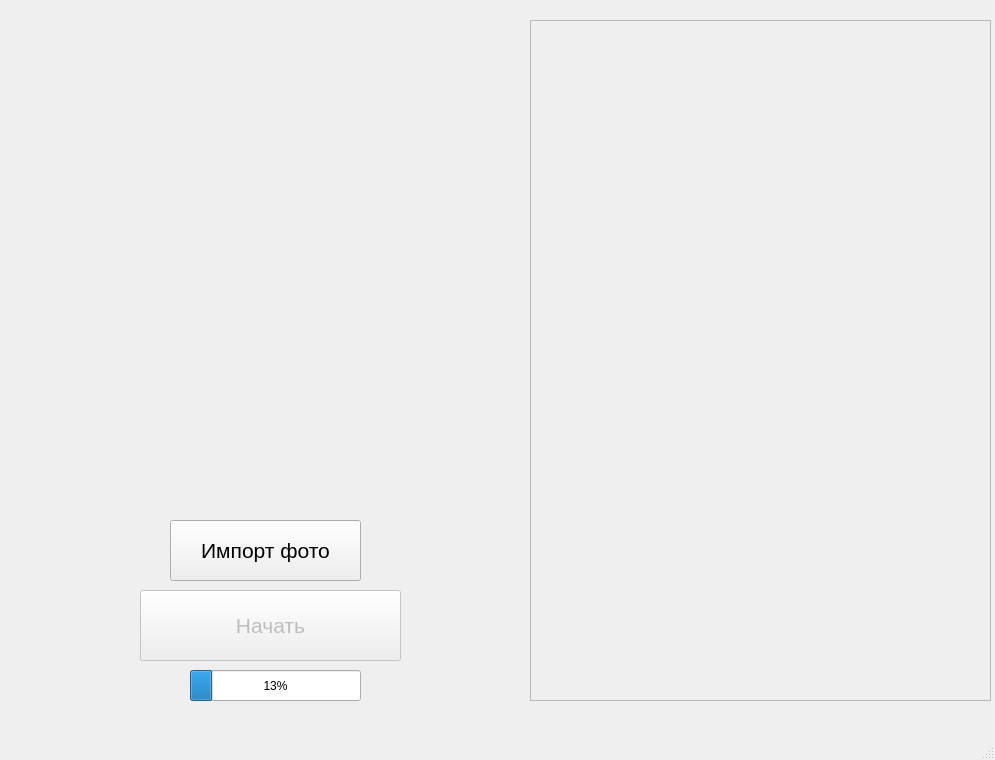
<?xml version="1.0" encoding="UTF-8"?>
<ui version="4.0">
 <class>MainWindow</class>
 <widget class="QMainWindow" name="MainWindow">
  <property name="geometry">
   <rect>
    <x>0</x>
    <y>0</y>
    <width>995</width>
    <height>760</height>
   </rect>
  </property>
  <property name="sizePolicy">
   <sizepolicy hsizetype="Fixed" vsizetype="Fixed">
    <horstretch>0</horstretch>
    <verstretch>0</verstretch>
   </sizepolicy>
  </property>
  <property name="minimumSize">
   <size>
    <width>995</width>
    <height>760</height>
   </size>
  </property>
  <property name="maximumSize">
   <size>
    <width>995</width>
    <height>760</height>
   </size>
  </property>
  <property name="windowTitle">
   <string>Watermelon</string>
  </property>
  <widget class="QWidget" name="centralwidget">
   <widget class="QPushButton" name="importButton">
    <property name="geometry">
     <rect>
      <x>170</x>
      <y>520</y>
      <width>191</width>
      <height>61</height>
     </rect>
    </property>
    <property name="font">
     <font>
      <pointsize>16</pointsize>
     </font>
    </property>
    <property name="text">
     <string>Импорт фото</string>
    </property>
   </widget>
   <widget class="QLabel" name="image">
    <property name="geometry">
     <rect>
      <x>20</x>
      <y>20</y>
      <width>500</width>
      <height>361</height>
     </rect>
    </property>
    <property name="text">
     <string/>
    </property>
    <property name="scaledContents">
     <bool>true</bool>
    </property>
   </widget>
   <widget class="QPushButton" name="startButton">
    <property name="enabled">
     <bool>false</bool>
    </property>
    <property name="geometry">
     <rect>
      <x>140</x>
      <y>590</y>
      <width>261</width>
      <height>71</height>
     </rect>
    </property>
    <property name="font">
     <font>
      <pointsize>16</pointsize>
     </font>
    </property>
    <property name="text">
     <string>Начать</string>
    </property>
   </widget>
   <widget class="QScrollArea" name="results">
    <property name="enabled">
     <bool>true</bool>
    </property>
    <property name="geometry">
     <rect>
      <x>530</x>
      <y>20</y>
      <width>461</width>
      <height>681</height>
     </rect>
    </property>
    <property name="widgetResizable">
     <bool>true</bool>
    </property>
    <widget class="QWidget" name="scrollAreaWidgetContents">
     <property name="geometry">
      <rect>
       <x>0</x>
       <y>0</y>
       <width>459</width>
       <height>679</height>
      </rect>
     </property>
     <widget class="QWidget" name="verticalLayoutWidget">
      <property name="geometry">
       <rect>
        <x>0</x>
        <y>0</y>
        <width>461</width>
        <height>16</height>
       </rect>
      </property>
      <layout class="QVBoxLayout" name="verticalLayout"/>
     </widget>
    </widget>
   </widget>
   <widget class="QProgressBar" name="progressBar">
    <property name="geometry">
     <rect>
      <x>190</x>
      <y>670</y>
      <width>171</width>
      <height>31</height>
     </rect>
    </property>
    <property name="value">
     <number>13</number>
    </property>
   </widget>
  </widget>
  <widget class="QMenuBar" name="menubar">
   <property name="geometry">
    <rect>
     <x>0</x>
     <y>0</y>
     <width>995</width>
     <height>26</height>
    </rect>
   </property>
  </widget>
  <widget class="QStatusBar" name="statusbar"/>
 </widget>
 <resources/>
 <connections/>
</ui>
